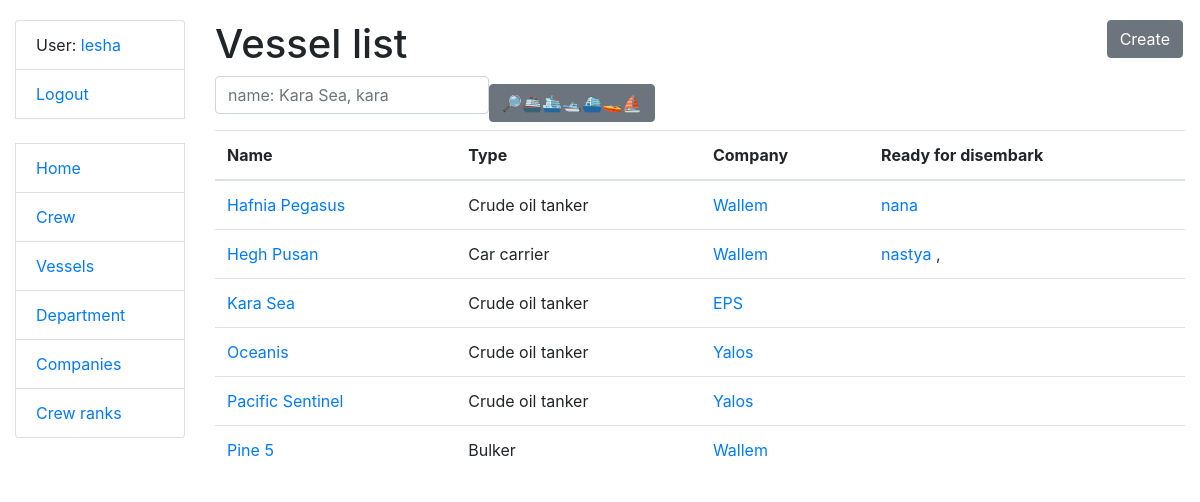
The app's page /vessels/ (signed in), older data.
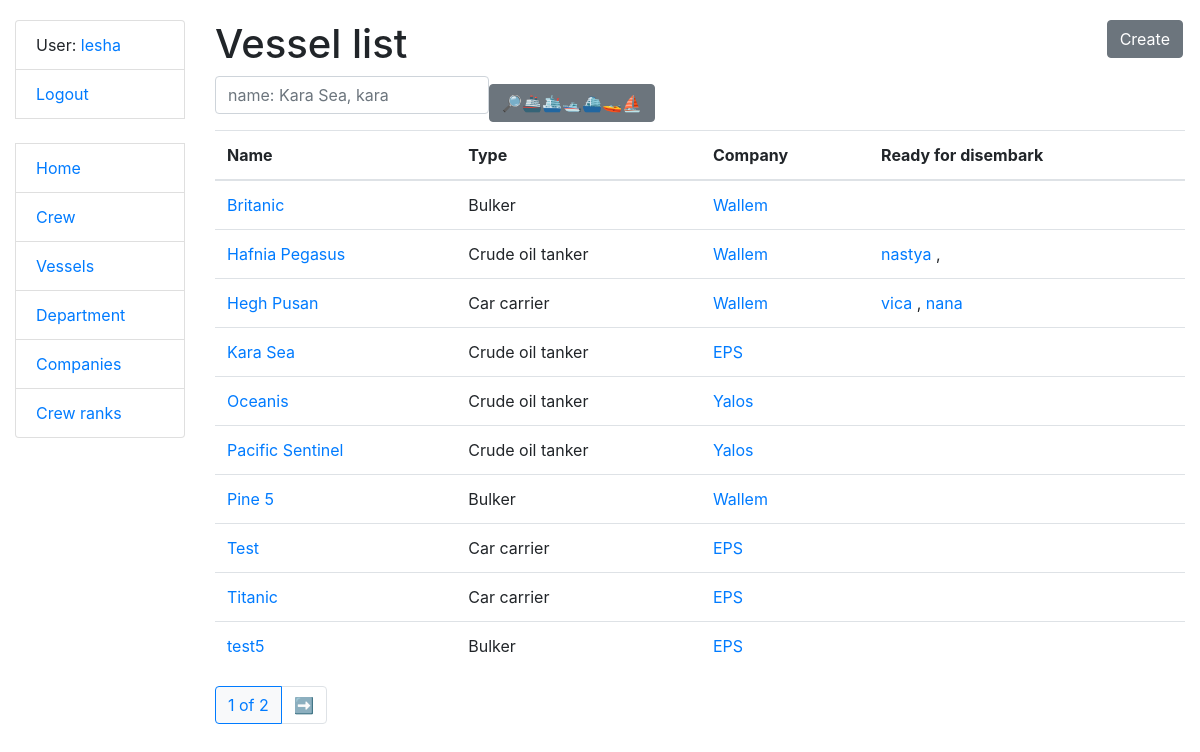
The same page, newer data.
### crewing/models.py (models this page shows, shortened)
class Crew(AbstractUser):
    position = models.ForeignKey(Position, on_delete=models.CASCADE, related_name='sailors', null=True, blank=True)
    salary = models.IntegerField(null=True, blank=True)
    date_of_birth = models.DateField(null=True, blank=True)
    date_of_joining = models.DateField(null=True, blank=True)
    date_of_leaving = models.DateField(null=True, blank=True)
    vessel_type = models.ManyToManyField(VesselType, related_name='sailors')
    vessel = models.ForeignKey('Vessel', on_delete=models.DO_NOTHING, related_name='sailors', null=True, blank=True)
    class Meta:
        verbose_name_plural = "sailors"
        verbose_name = "sailor"
        ordering = ["-position"]
    def get_absolute_url(self):
        return reverse("crewing:crew-detail", kwargs={"pk": self.pk})

class Vessel(models.Model):
    name = models.CharField(max_length=50)
    IMO_number = models.IntegerField(unique=True)
    vessel_type = models.ForeignKey(VesselType, on_delete=models.CASCADE, related_name='vessels')
    company = models.ForeignKey('Company', on_delete=models.CASCADE, related_name='vessels')
    class Meta:
        verbose_name_plural = "vessels"
        verbose_name = "vessel"
        ordering = ["name"]
    def get_absolute_url(self):
        return reverse("crewing:vessel-detail", kwargs={"pk": self.pk})

class VesselType(models.Model):
    name = models.CharField(max_length=50, unique=True)
    description = models.TextField(blank=True, null=True)
    def __str__(self):
        return self.name
    class Meta:
        verbose_name = "vessel_type"
        verbose_name_plural = "vessel_types"
        ordering = ["name"]

class Company(models.Model):
    name = models.CharField(max_length=50)
    country = models.CharField(max_length=50)
    description = models.TextField(blank=True, null=True)
    class Meta:
        verbose_name_plural = "companies"
        verbose_name = "company"
        ordering = ["name"]
    def __str__(self):
        return self.name
    def get_absolute_url(self):
        return reverse("crewing:company-detail", kwargs={"pk": self.pk})

### crewing/views.py (the view)
# urls.py: path("vessels/", VesselListView.as_view(), name="vessel-list"),
class VesselListView(LoginRequiredMixin, generic.ListView):
    model = Vessel
    context_object_name = "vessel_list"
    template_name = "crewing/vessel/list.html"
    paginate_by = 10
    def get_context_data(self, **kwargs):
        context = super().get_context_data(**kwargs)
        one_month_ago = datetime.now() - timedelta(days=30)
        sailors_leaving_soon = Crew.objects.filter(date_of_leaving__gte=one_month_ago)
        context["sailors_leaving_soon"] = sailors_leaving_soon
        placeholder_vessel = self.request.GET.get("vessel")
        context["search_form"] = VesselSearchForm(
            initial={
                "vessel": placeholder_vessel,
            })
        return context
    def get_queryset(self):
        queryset = Vessel.objects.all()
        search_form = VesselSearchForm(self.request.GET)
        if search_form.is_valid():
            queryset = search_form.filter_queryset(queryset)
        return queryset

### crewing/forms.py
class VesselSearchForm(forms.Form):
    example_name = [
        "Kara Sea, kara",
        "Pine 5, pine, 5",
        "Hoegh Pusan, hoegh, pusan",
    ]
    def __init__(self, *args, **kwargs):
        super(VesselSearchForm, self).__init__(*args, **kwargs)
        self.fields["name"].widget.attrs["placeholder"] = f"name: {random.choice(self.example_name)}"
    name = forms.CharField(
        max_length=255,
        required=False,
        label="",
        widget=forms.TextInput(),
    )
    def filter_queryset(self, queryset):
        name = self.cleaned_data.get("name")
        if name:
            queryset = queryset.filter(name__icontains=name)
        return queryset

### crewing/templatetags/query_transform.py (called while the page is built)
@register.simple_tag
def query_transform(request, **kwargs):
    updated = request.GET.copy()
    for key, value in kwargs.items():
        if value is not None:
            updated[key] = value
        else:
            updated.pop(key, 0)
    return updated. urlencode()

### templates/crewing/vessel/list.html
{% extends "base.html" %}
{% load crispy_forms_filters %}
{% block content %}
  <h1>
    Vessel list
    <a href="{% url 'crewing:vessel-create' %}" class="btn btn-secondary link-to-page">
      Create
    </a>
  </h1>
  <form action="" method="get" class="form-inline">
    {{ search_form|crispy }}
    <input class="btn btn-secondary" type="submit" value="🔎🚢🛳🛥⛴🚤⛵️">
  </form>
  {% if vessel_list %}
    <table class="table">
      <thead>
        <tr>
          <th>Name</th>
          <th>Type</th>
          <th>Company</th>
          <th>Ready for disembark</th>
        </tr>
      </thead>
      <tbody>
        {% for vessel in vessel_list %}
          <tr>
            <td><a href="{{ vessel.get_absolute_url }}">{{ vessel.name }}</a></td>
            <td>{{ vessel.vessel_type }}</td>
            <td><a href="{{ vessel.company.get_absolute_url }}">{{ vessel.company }}</a></td>
            <td>
              {% if sailors_leaving_soon %}
                {% for sailor in sailors_leaving_soon %}
                  {% if sailor.vessel == vessel %}
                    <a href="{{ sailor.get_absolute_url }}">{{ sailor.username }}{% if user == sailor %} (Me){% endif %}</a>
                    {% if not forloop.last %}, {% endif %}
                  {% endif %}
                {% endfor %}
              {% else %}
                No sailors leaving soon.
              {% endif %}
            </td>
          </tr>
        {% endfor %}
      </tbody>
    </table>
  {% else %}
    <p>There are no cars in the taxi.</p>
  {% endif %}
{% endblock %}

### templates/base.html (shortened to what this page needs)
<!DOCTYPE html>
<html lang="en">
<head>
    <link rel="stylesheet"
          href="https://cdn.jsdelivr.net/npm/bootstrap@4.5.3/dist/css/bootstrap.min.css"
>
    {% load static %}
    <link rel="stylesheet" href="{% static 'css/styles.css' %}">
</head>
<body>
<div class="container-fluid">
    <div class="row">
        <div class="col-sm-2">
            {% block sidebar %}
                {% include "includes/sidebar.html" %}
            {% endblock %}
        </div>
        <div class="col-sm-10 ">
            {% block content %}{% endblock %}
            {% block pagination %}
                {% include "includes/pagination.html" %}
            {% endblock %}
        </div>
    </div>
</div>
</body>
</html>

### templates/includes/sidebar.html
<ul class="sidebar-nav list-group">
  {% if user.is_authenticated %}
    <li class="list-group-item">User: <a href="{{ user.get_absolute_url }}">{{ user.get_username }}</a></li>
    <li class="list-group-item"><a href="{% url 'logout'%}?next={{request.path}}">Logout</a></li>
  {% else %}
    <li class="list-group-item"><a href="{% url 'login'%}?next={{request.path}}">Login</a></li>
  {% endif %}
  <br>
  <li class="list-group-item"><a href="{% url 'crewing:index' %}">Home</a></li>
  <li class="list-group-item"><a href="{% url 'crewing:crew-list' %}">Crew</a></li>
  <li class="list-group-item"><a href="{% url 'crewing:vessel-list' %}">Vessels</a></li>
  <li class="list-group-item"><a href="{% url 'crewing:vessel-type-list' %}">Department</a></li>
  <li class="list-group-item"><a href="{% url 'crewing:company-list' %}">Companies</a></li>
  <li class="list-group-item"><a href="{% url 'crewing:position-list' %}">Crew ranks</a></li>
</ul>

### templates/includes/pagination.html (shortened to what this page needs)
{% load query_transform %}
{% if is_paginated %}
  <ul class="pagination">
    <li class="page-item active">
      <span class="page-link text-primary bg-light" >{{ page_obj.number }} of {{ paginator.num_pages }}</span>
    </li>
    {% if page_obj.has_next %}
      <li class="page-item">
        <a href="?{% query_transform request page=page_obj.next_page_number %}" class="page-link">➡️</a>
      </li>
    {% endif %}
  </ul>
{% endif %}

### static/css/styles.css (style rules this page uses)
body { margin-top: 20px; }
.link-to-page { float: right; margin: 0 2px 0 2px; }

Row changes from the older to the newer data that the page shows:
added Vessel: name "Britanic", vessel_type "Bulker", company "Wallem"
changed Vessel "Hafnia Pegasus": gains Crew (username "nastya"); loses Crew (username "nana")
changed Vessel "Hegh Pusan": gains Crew (username "nana"); loses Crew (username "nastya")
added Crew: username "vica", shown under Vessel "Hegh Pusan"
added Vessel: name "Test", vessel_type "Car carrier", company "EPS"
added Vessel: name "Titanic", vessel_type "Car carrier", company "EPS"
added Vessel: name "test5", vessel_type "Bulker", company "EPS"
Text that changed along with them:
{{ page_obj.number }}: (not shown) → "1"
{{ paginator.num_pages }}: (not shown) → "2"
text now shown: "of ➡️"
